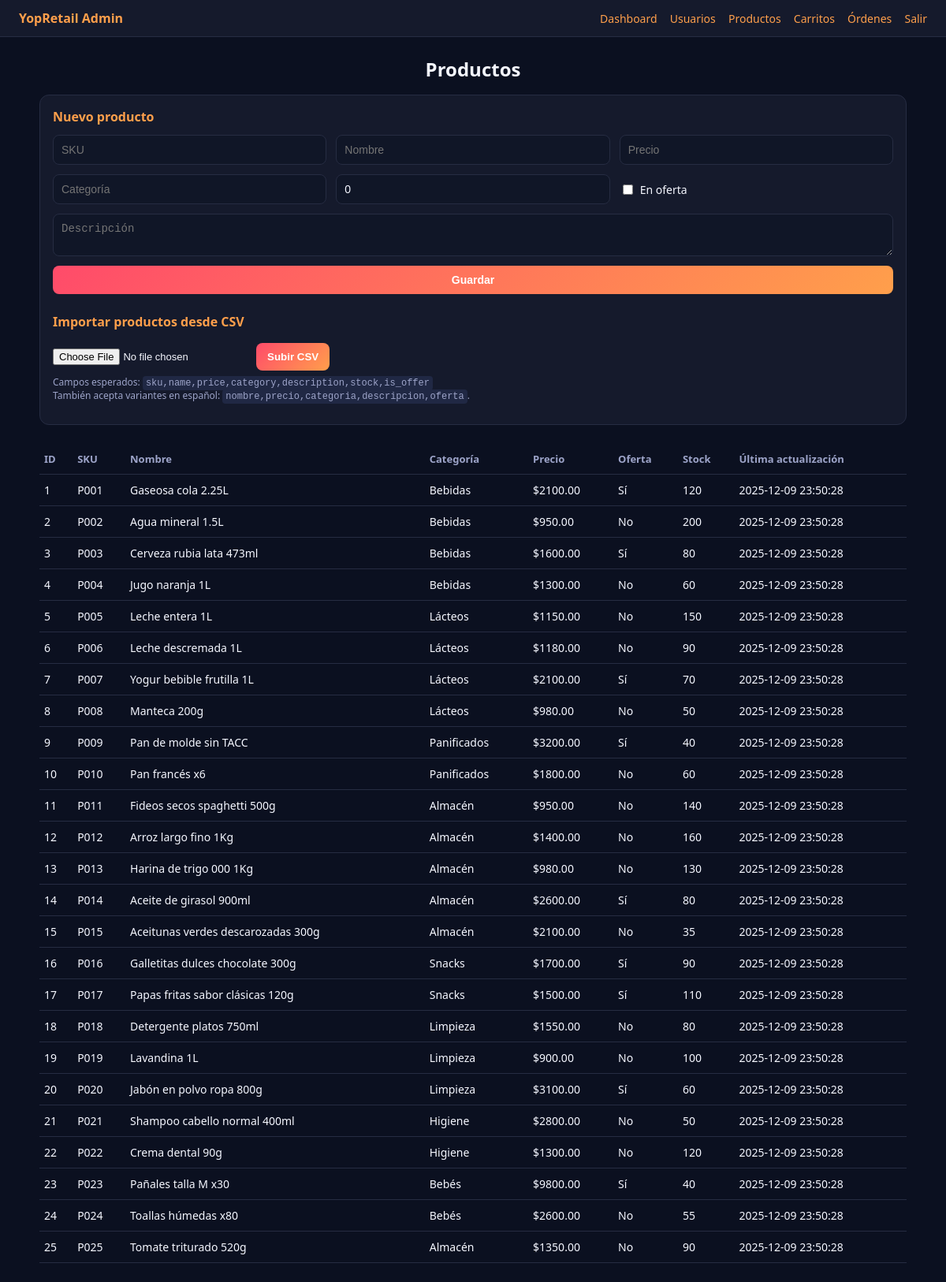
/admin/products (signed in), run on the app's committed database.
### tables this page shows
CREATE TABLE products (
    id          INTEGER PRIMARY KEY AUTOINCREMENT,
    sku         TEXT NOT NULL UNIQUE,
    name        TEXT NOT NULL,
    category    TEXT,
    description TEXT,
    price       REAL NOT NULL,
    is_offer    INTEGER NOT NULL DEFAULT 0, -- 0 = no, 1 = sí
    stock       INTEGER DEFAULT 0,
    updated_at  TEXT DEFAULT (datetime('now'))
);

### backoffice_app.py (the view)
@app.get("/admin/products", response_class=HTMLResponse)
def admin_products(request: Request, _: bool = Depends(get_current_admin)):
    with get_connection() as conn:
        rows = conn.execute(
            """
            SELECT id, sku, name, category, description, price, is_offer, stock, updated_at
            FROM products
            ORDER BY updated_at DESC
            """
        ).fetchall()
    return templates.TemplateResponse(
        "products.html",
        {"request": request, "products": rows},
    )

### templates/products.html (shortened to what this page needs)
{% extends "admin_base.html" %}
{% block content %}
<h2>Productos</h2>
<section class="form-section">
  <h3>Nuevo producto</h3>
  <form method="post" action="/admin/products" class="form-grid">
    <input type="text" name="sku" placeholder="SKU" required>
    <input type="text" name="name" placeholder="Nombre" required>
    <input type="number" step="0.01" name="price" placeholder="Precio" required>
    <input type="text" name="category" placeholder="Categoría">
    <input type="number" name="stock" placeholder="Stock" value="0">
    <label class="checkbox-inline">
      <input type="checkbox" name="is_offer"> En oferta
    </label>
    <textarea name="description" placeholder="Descripción" rows="2"></textarea>
    <button type="submit">Guardar</button>
  </form>
  <h3 style="margin-top: 24px;">Importar productos desde CSV</h3>
  <form method="post" action="/admin/products/import" enctype="multipart/form-data" class="upload-form">
    <input type="file" name="file" accept=".csv" required>
    <button type="submit">Subir CSV</button>
    <p class="help-text">
      Campos esperados:
      <code>sku,name,price,category,description,stock,is_offer</code><br>
      También acepta variantes en español: <code>nombre,precio,categoria,descripcion,oferta</code>.
    </p>
  </form>
</section>
<table class="table">
  <thead>
    <tr>
      <th>ID</th><th>SKU</th><th>Nombre</th><th>Categoría</th>
      <th>Precio</th><th>Oferta</th><th>Stock</th><th>Última actualización</th>
    </tr>
  </thead>
  <tbody>
  {% for p in products %}
    <tr>
      <td>{{ p.id }}</td>
      <td>{{ p.sku }}</td>
      <td>{{ p.name }}</td>
      <td>{{ p.category }}</td>
      <td>${{ "%.2f"|format(p.price) }}</td>
      <td>{% if p.is_offer %}Sí{% else %}No{% endif %}</td>
      <td>{{ p.stock }}</td>
      <td>{{ p.updated_at }}</td>
    </tr>
  {% endfor %}
  </tbody>
</table>
{% endblock %}

### static/admin.css (style rules this page uses)
body { margin: 0; font-family: system-ui, -apple-system, BlinkMacSystemFont, "Segoe UI", sans-serif; background: #0b1020; color: #f5f7ff; }
code { background: #202844; padding: 2px 4px; border-radius: 4px; font-size: 12px; }
h2 { margin-bottom: 16px; text-align: center; color: #f5f7ff; }
.table { width: 100%; border-collapse: collapse; margin-top: 24px; font-size: 14px; }
.table th, .table td { padding: 10px 6px; border-bottom: 1px solid #262c42; }
.table th { color: #9da4c9; text-align: left; font-size: 13px; }
.form-section { background: #151a2c; padding: 16px; border-radius: 12px; border: 1px solid #262c42; margin-bottom: 24px; }
.form-section h3 { margin-top: 0; margin-bottom: 12px; font-size: 16px; color: #ff9f4b; }
.form-grid { display: grid; grid-template-columns: repeat(3, minmax(0, 1fr)); gap: 12px; margin-top: 8px; }
.form-grid input, .form-grid textarea, .form-grid button { padding: 10px; border-radius: 8px; border: 1px solid #262c42; background: #101627; color: #f5f7ff; font-size: 14px; }
.form-grid textarea { grid-column: span 3; }
.form-grid button { grid-column: span 3; background: linear-gradient(135deg, #ff4b6a, #ff9f4b); color: white; border: none; cursor: pointer; font-weight: 600; }
.checkbox-inline { display: flex; align-items: center; gap: 6px; font-size: 14px; }
.upload-form { margin-top: 16px; display: flex; flex-wrap: wrap; gap: 12px; align-items: center; }
.upload-form input[type="file"] { background: transparent; color: #f5f7ff; font-size: 13px; }
.upload-form button { padding: 10px 14px; border-radius: 8px; border: none; background: linear-gradient(135deg, #ff4b6a, #ff9f4b); color: white; font-weight: 600; cursor: pointer; }
.help-text { width: 100%; font-size: 12px; color: #9da4c9; margin-top: -6px; }

### data on the page
products: id "1", sku "P001", name "Gaseosa cola 2.25L", category "Bebidas", price "2100.00", is_offer "Sí", stock "120", updated_at "2025-12-09 23:50:28"
products: id "2", sku "P002", name "Agua mineral 1.5L", category "Bebidas", price "950.00", is_offer "No", stock "200", updated_at "2025-12-09 23:50:28"
products: id "3", sku "P003", name "Cerveza rubia lata 473ml", category "Bebidas", price "1600.00", is_offer "Sí", stock "80", updated_at "2025-12-09 23:50:28"
products: id "4", sku "P004", name "Jugo naranja 1L", category "Bebidas", price "1300.00", is_offer "No", stock "60", updated_at "2025-12-09 23:50:28"
products: id "5", sku "P005", name "Leche entera 1L", category "Lácteos", price "1150.00", is_offer "No", stock "150", updated_at "2025-12-09 23:50:28"
products: id "6", sku "P006", name "Leche descremada 1L", category "Lácteos", price "1180.00", is_offer "No", stock "90", updated_at "2025-12-09 23:50:28"
products: id "7", sku "P007", name "Yogur bebible frutilla 1L", category "Lácteos", price "2100.00", is_offer "Sí", stock "70", updated_at "2025-12-09 23:50:28"
products: id "8", sku "P008", name "Manteca 200g", category "Lácteos", price "980.00", is_offer "No", stock "50", updated_at "2025-12-09 23:50:28"
products: id "9", sku "P009", name "Pan de molde sin TACC", category "Panificados", price "3200.00", is_offer "Sí", stock "40", updated_at "2025-12-09 23:50:28"
products: id "10", sku "P010", name "Pan francés x6", category "Panificados", price "1800.00", is_offer "No", stock "60", updated_at "2025-12-09 23:50:28"
products: id "11", sku "P011", name "Fideos secos spaghetti 500g", category "Almacén", price "950.00", is_offer "No", stock "140", updated_at "2025-12-09 23:50:28"
products: id "12", sku "P012", name "Arroz largo fino 1Kg", category "Almacén", price "1400.00", is_offer "No", stock "160", updated_at "2025-12-09 23:50:28"
products: id "13", sku "P013", name "Harina de trigo 000 1Kg", category "Almacén", price "980.00", is_offer "No", stock "130", updated_at "2025-12-09 23:50:28"
products: id "14", sku "P014", name "Aceite de girasol 900ml", category "Almacén", price "2600.00", is_offer "Sí", stock "80", updated_at "2025-12-09 23:50:28"
products: id "15", sku "P015", name "Aceitunas verdes descarozadas 300g", category "Almacén", price "2100.00", is_offer "No", stock "35", updated_at "2025-12-09 23:50:28"
products: id "16", sku "P016", name "Galletitas dulces chocolate 300g", category "Snacks", price "1700.00", is_offer "Sí", stock "90", updated_at "2025-12-09 23:50:28"
products: id "17", sku "P017", name "Papas fritas sabor clásicas 120g", category "Snacks", price "1500.00", is_offer "Sí", stock "110", updated_at "2025-12-09 23:50:28"
products: id "18", sku "P018", name "Detergente platos 750ml", category "Limpieza", price "1550.00", is_offer "No", stock "80", updated_at "2025-12-09 23:50:28"
products: id "19", sku "P019", name "Lavandina 1L", category "Limpieza", price "900.00", is_offer "No", stock "100", updated_at "2025-12-09 23:50:28"
products: id "20", sku "P020", name "Jabón en polvo ropa 800g", category "Limpieza", price "3100.00", is_offer "Sí", stock "60", updated_at "2025-12-09 23:50:28"
products: id "21", sku "P021", name "Shampoo cabello normal 400ml", category "Higiene", price "2800.00", is_offer "No", stock "50", updated_at "2025-12-09 23:50:28"
products: id "22", sku "P022", name "Crema dental 90g", category "Higiene", price "1300.00", is_offer "No", stock "120", updated_at "2025-12-09 23:50:28"
products: id "23", sku "P023", name "Pañales talla M x30", category "Bebés", price "9800.00", is_offer "Sí", stock "40", updated_at "2025-12-09 23:50:28"
products: id "24", sku "P024", name "Toallas húmedas x80", category "Bebés", price "2600.00", is_offer "No", stock "55", updated_at "2025-12-09 23:50:28"
products: id "25", sku "P025", name "Tomate triturado 520g", category "Almacén", price "1350.00", is_offer "No", stock "90", updated_at "2025-12-09 23:50:28"
